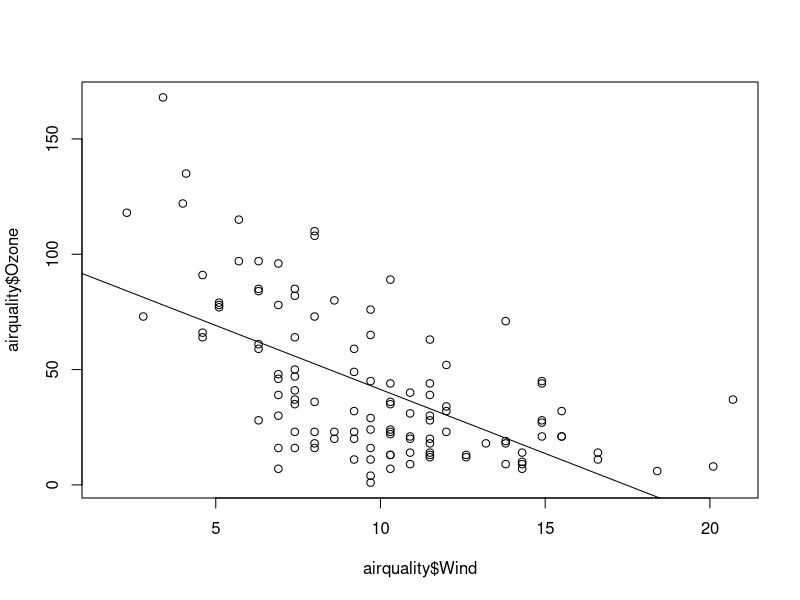

This figure's R source:
## ---- chunk 1
library(datasets)
library(xtable)
data(airquality)
result<-lm(Ozone~Wind, data=airquality)
## ---- chunk 2
newtable<-xtable(summary(result))
plot(airquality$Wind, airquality$Ozone)
abline(result)
print(newtable,type="html", file="table.html")

